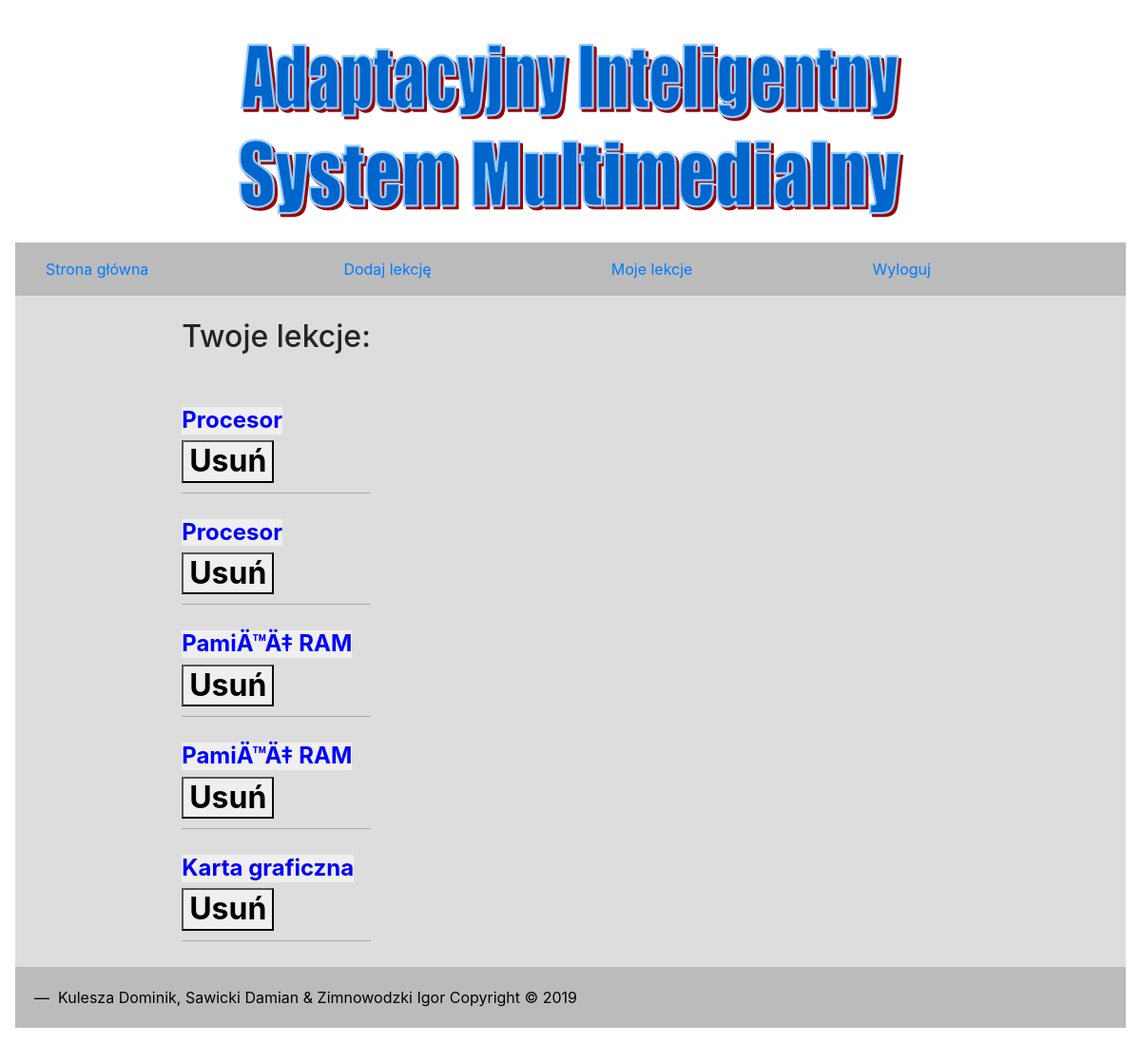
The app's page /kursy.php (signed in) with its own data.
### tables this page shows
CREATE TABLE `lekcja` (
  `id_lekcji` int(11) NOT NULL,
  `id_moderatora` int(11) NOT NULL,
  `tytul` varchar(50) NOT NULL,
  `tresc` text NOT NULL,
  `styl` int(11) NOT NULL DEFAULT '1'
);

### kursy.php (the view, shortened to what this page needs)
<!DOCTYPE html>
<?php
require_once "config.php";
?>
<html lang="pl-PL">
    <head>
    </head>
    <body class="backimage">
        <div class="container-fluid">
            <div class="row">
                <div class="col">
                    <a href="index.php">
                        <img src="img/logo.png" class="logo" alt="Responsive image">
                    </a>
                </div>
            </div>
            <nav class="navbar navbar-light" style="background-color: #bbbbbb; margin-right: -15px; margin-left: -15px">
                <a class="nav-item nav-link active" href="index.php">Strona główna</a>
				<?php
					if((isset($_SESSION['user'])) && ($_SESSION['user']==true))
					{
						if($_SESSION["styl_uczenia"]=='1')
						{
							header('Location: ankieta.php');
						}
						echo '
						<a href="kursy.php">Lekcje</a>
						<a href="ustawienia.php">Ustawienia</a>
						<a href="wyloguj.php">Wyloguj</a>
						';
					}
					else if((isset($_SESSION['mod'])) && ($_SESSION['mod']==true))
					{
						echo '
						<a href="dodaj_kurs.php">Dodaj lekcję</a>
						<a href="kursy.php">Moje lekcje</a>
						<a href="wyloguj.php">Wyloguj</a>
						';
					}
					else
					{
						echo '
						<a href="rejestracja.php">Rejestracja</a>
						<a href="zaloguj.php">Zaloguj</a>
						';
					}
				?>
            </nav>
            <div class="row" style="background-color: #dddddd">
                <div id="col" style="margin-left:15%; text-align:left;">
					<?php
					if(isset($_SESSION["user"]))
					{
						$conn = new mysqli($host, $db_user, $db_password, $db_name);
						$conn->set_charset("utf8");
						if ($conn->connect_error)
						{
							die("Błąd połączenia z bazą danych: " . $conn->connect_error);
						}
						$sql = "select * from lekcja WHERE styl='". $_SESSION["styl_uczenia"] ."'";
						$result = $conn->query($sql);
						if ($result->num_rows > 0)
						{
							echo '<br><h2>Lekcje wybrane dla Ciebie:<h2><br>';
							while ($row = $result->fetch_assoc()) {
								echo '
								<form action="kurs.php" method="POST">
									<button type="submit" value="'.$row["id_lekcji"].'" name="kurs" style="border: none; margin: 0; padding: 0; width: auto; overflow: visible; color: blue; font-size: 24px;">
									<strong>'. $row["tytul"].'</strong>
									</button>
								</form>
								<br>
								<div style="height:20px; size:1px; border-top: 1px solid #A9A9A9";></div>
								';
							}
						}
						else
						{
							echo "<h3>Brak kursów</h3>";
						}
						$conn->close();
					}
					else if(isset($_SESSION["mod"]) || isset($_SESSION["mod"]))
					{
						$conn = new mysqli($host, $db_user, $db_password, $db_name);
						$conn->set_charset("utf8");
						$sql = "SELECT * FROM lekcja INNER JOIN moderatorzy WHERE lekcja.id_moderatora=moderatorzy.id_moderatora AND moderatorzy.login='".$_SESSION["mod"]."'";
						$result = $conn->query($sql);
						if ($result->num_rows > 0)
						{
							echo '<br><h2>Twoje lekcje:<h2><br>';
							while ($row = $result->fetch_assoc()) {
								echo '
								<form action="kurs.php" method="POST">
									<button type="submit" value="'.$row["id_lekcji"].'" name="kurs" style="border: none; margin: 0; padding: 0; width: auto; overflow: visible; color: blue; font-size: 24px;">
									<strong>'. $row["tytul"].'</strong>
									</button>
								</form>
								<form method="POST">
									<button type="submit" value="'.$row["id_lekcji"].'" name="usun" style="margin-top:5px; margin-bottom:10px;">
									<strong>Usuń</strong>
									</button>
								</form>
								<div style="height:20px; size:1px; border-top: 1px solid #A9A9A9";></div>
								';
							}
						}
						else
						{
							echo "<h3>Brak kursów</h3>";
						}
					}
					?>
                </div>
            </div>
            <div class="row">
                <div class="card-body" style="background-color: #bbbbbb">
                    <blockquote class="blockquote mb-0">
                        <footer class="blockquote-footer" style="background-color: #bbbbbb; color: black">
                             Kulesza Dominik, Sawicki Damian & Zimnowodzki Igor Copyright &copy; 2019
                        </footer>
                    </blockquote>
                </div>
            </div>
        </div>
    </body>
</html>

### style.css (style rules this page uses)
.logo { display: block; margin: 0 auto }
.col { text-align: center; }
body { padding: 1em; }

### records on screen
lekcja: $row["id_lekcji"] 42 (drawn), tytul "Procesor"
lekcja: $row["id_lekcji"] 43 (drawn), tytul "Procesor"
lekcja: $row["id_lekcji"] 44 (drawn), tytul "PamiÄ™Ä‡ RAM"
lekcja: $row["id_lekcji"] 45 (drawn), tytul "PamiÄ™Ä‡ RAM"
lekcja: $row["id_lekcji"] 46 (drawn), tytul "Karta graficzna"
